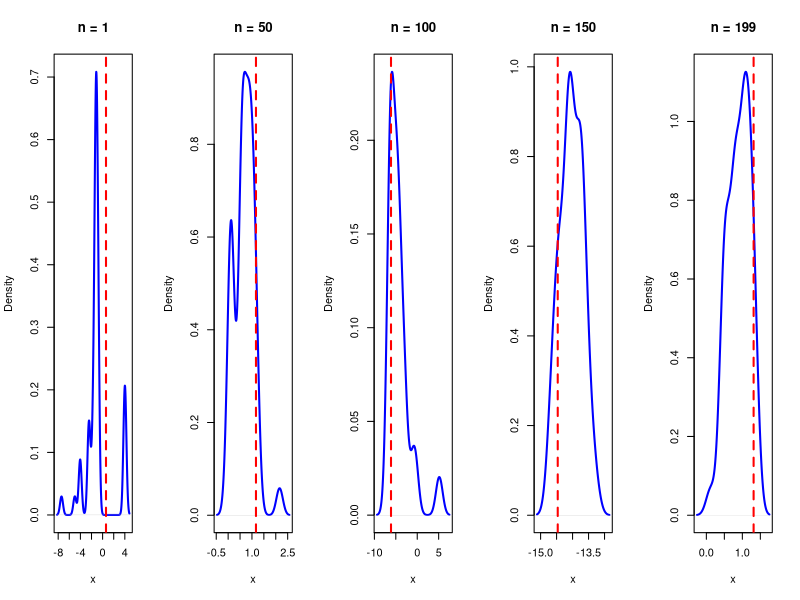
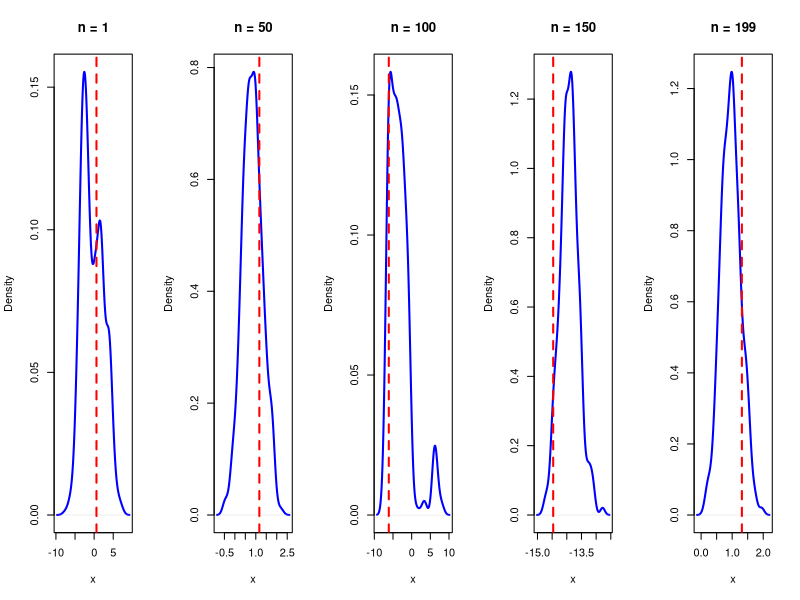
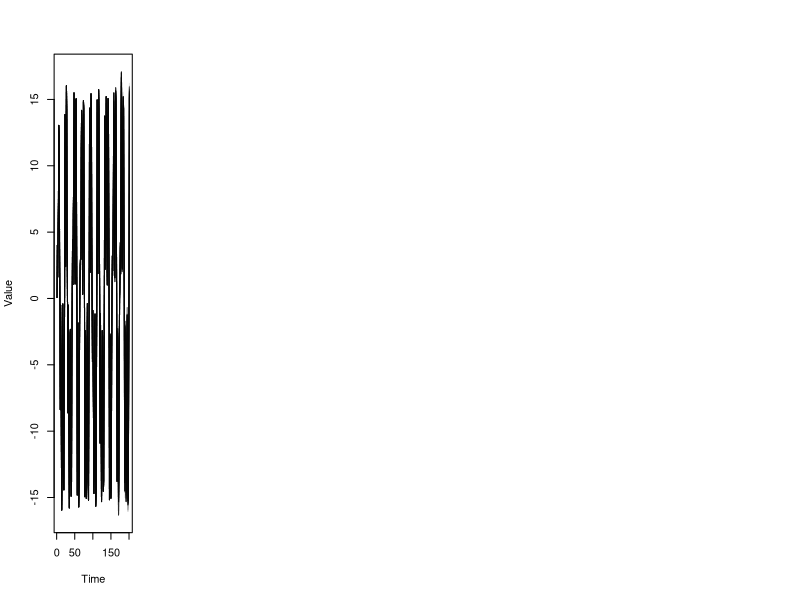
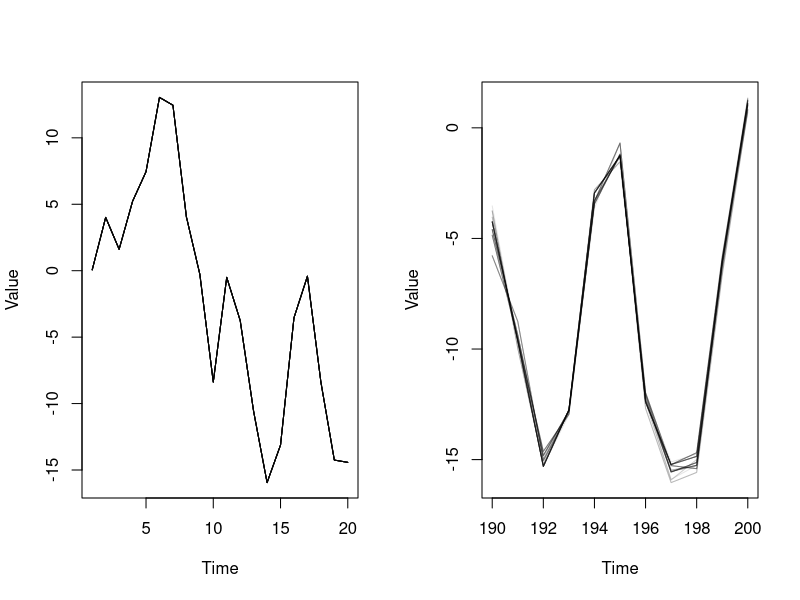
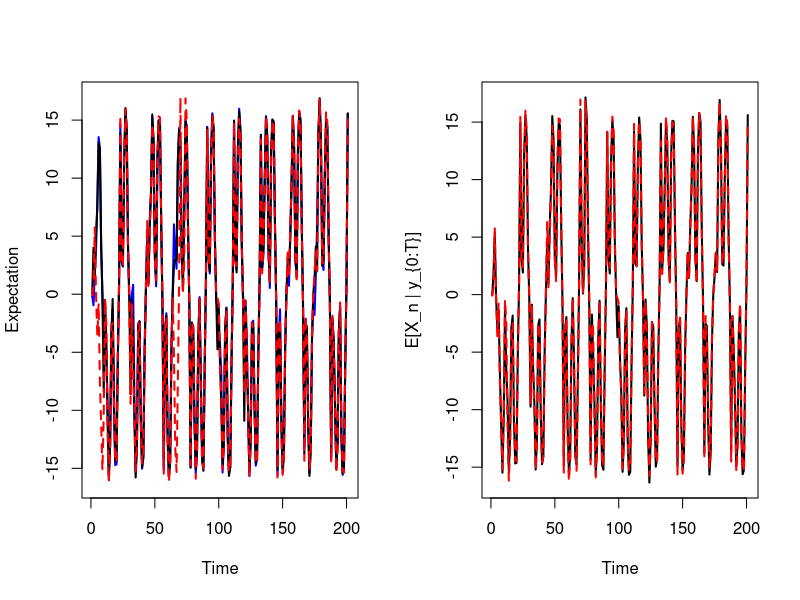
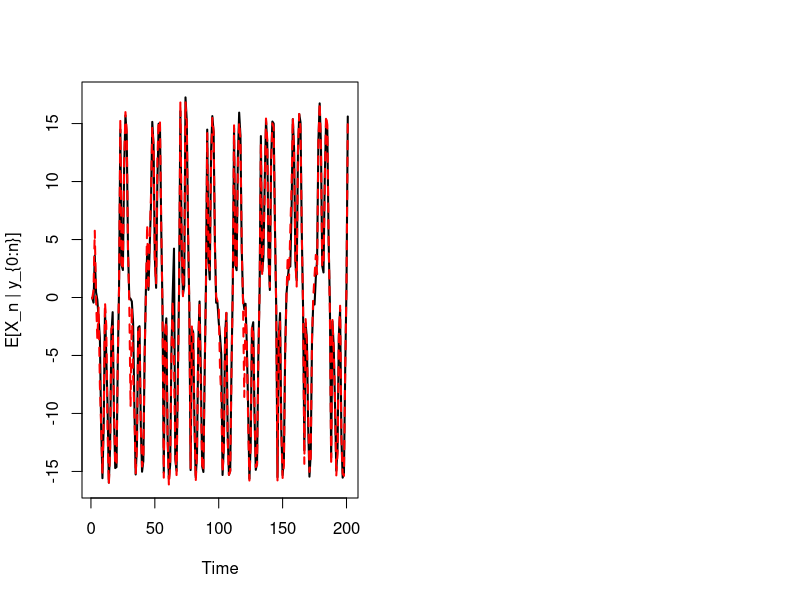

Reproduce these figures in R, in order.
## ---- chunk 1
knitr::opts_chunk$set(
  collapse = TRUE,
  comment = "#>"
)
include_solutions <- TRUE
## ---- chunk 2
set.seed(8)
require(rmarkdown)
require(knitr)
require(kableExtra)
# Put any library imports and other preamble here.
## ---- chunk 3
#| echo: False
#Simulating the dataset
x <- rep(0,201)
y <- rep(0,201)
x[1] <- rnorm(1)
y[1] <- (x[1]^2)/20 + rnorm(1)

for (i in 2:201){
  x[i] <- 0.5*x[i-1] + (25*x[i-1])/(1+(x[i-1])^2) + 8*cos(1.2*(i-1))+rnorm(1, mean=0, sd=sqrt(0.1))
  y[i] <- (x[i]^2)/20 + rnorm(1)
}
## ---- chunk 4
#| echo: False
#A single forward run of a SIR particle filter

#creates a matrix with N rows and n columns 
#each column will have the Xi sampled at time i 
#weights will all be assumed to be 1/N, as the samples will be in-
#-the matrix only after resampling

psi0 <- function(x, n){
  return (0.5*x + (25*x)/(1+x^2) + 8*cos(1.2*n))
}

proposal <- function(x, y, n){
  psi <- psi0(x, n)
  Sn <- (10 + (psi^2)/100)^(-1)
  mn <- Sn * (10*psi + (psi/10) * (y + (psi^2)/20 ))
  return(list(mn = mn, Sn = Sn))
}

SIR <- function(N){
  samples <- matrix(rep(0,201*N), nrow=N, ncol=201)
  ancestors <- matrix(0, nrow=N, ncol=201)
  
  ## Sampling first samples
  
  samples0 <- rep(0,N)
  weights0 <- rep(0,N)
  
  for (i in 1:N){
    samples0[i] <- rnorm(1, mean=0, sd=1)
    #compute unnormalised weights- target over proposal
    #in bootstrap case this is just g
    weights0[i] <- dnorm(y[1], mean=(samples0[i]^2)/20, sd=1)
  }
  
  # normalise weights
  weights0 <- weights0/sum(weights0)
  
  #Resample (Multinomial Resampling)

  resamples <- sample(1:N, size = N, replace = TRUE, prob = weights0)
  ancestors[,1] <- resamples
  resamples0 <- rep(0,N)
  
  
  for (i in 1:N){
    resamples0[i] <- samples0[resamples[i]]
  }
  
  #update matrix
  samples[,1] <- resamples0
  
  ## Sampling remaining 199*N samples
  for (k in 2:201){
    samplesk <- rep(0,N)
    weightsk <- rep(0,N)
    
    
    for (i in 1:N){
      Xkprev <- samples[,k-1][i]
      prop <- proposal(x=Xkprev, y=y[k], n=k-1)
      samplesk[i] <- rnorm(1, mean=prop$mn, sd=sqrt(prop$Sn))
      
      fx <- psi0(Xkprev, k-1)
      transition <- dnorm(samplesk[i], mean=fx, sd=sqrt(0.1))
      likelihood <- dnorm(y[k], mean=(samplesk[i]^2)/20, sd=1)
      proposal_density <- dnorm(samplesk[i], mean=prop$mn, sd=sqrt(prop$Sn))
      
      
      
      
      log_w <- log(transition) + log(likelihood) - log(proposal_density)
      weightsk[i] <- exp(log_w)
    }
    #normalise weights
    weightsk <- weightsk/sum(weightsk)
    
    #Multinomial Resampling
    resamples <- sample(1:N, size=N, replace=TRUE, prob=weightsk)
    ancestors[,k] <- resamples
    resamplesk <- rep(0,N)
    
    for (i in 1:N){
      resamplesk[i] <- samplesk[resamples[i]]
    }
    
    #update matrix
    samples[,k] <- resamplesk
  }
  return(list(samples = samples, ancestors = ancestors))
}

SIR50 <- SIR(50)
sir50 <- SIR50$samples

SIR500 <- SIR(500)
sir500 <- SIR500$samples
## ---- chunk 5
#| echo: False
#| label: fig-1
#| fig-cap: "N=50 SIR particle filter approximations"
#| fig-width: 12
#| fig-height: 4

times = c(2,51,101,151,200)
par(mfrow = c(1, length(times)))

for (n in times) {
  d <- density(sir50[, n])
  plot(d, lwd = 2, col = "blue",
       main = paste("n =", n-1),
       xlab = "x", ylab = "Density")
  abline(v = x[n], col = "red", lwd = 2, lty = 2)
}

## ---- chunk 6
#| echo: False
#| label: fig-2
#| fig-cap: "N=500 SIR particle filter approximations"
#| fig-width: 12
#| fig-height: 4

times = c(2,51,101,151,200)
par(mfrow = c(1, length(times)))

for (n in times) {
  d <- density(sir500[, n])
  plot(d, lwd = 2, col = "blue",
       main = paste("n =", n-1),
       xlab = "x", ylab = "Density")
  abline(v = x[n], col = "red", lwd = 2, lty = 2)
}

## ---- chunk 7
#| echo: False
#| label: fig-3
#| fig-cap: "Path Degeneracy Plots"
#| fig-width: 10
#| fig-height: 4

path_generator <- function(anc, samples){
  paths <- matrix(0, nrow=length(samples[,1]), ncol=201)
  paths[,201] <- samples[,201]
  indices <- 1:length(samples[,1])
  idx <- 201
  while (idx > 1) {
    indices <- anc[indices, idx]
    paths[, idx-1] <- samples[indices, idx-1]
    idx <- idx - 1
  }
  return(paths)
}


paths50 <- path_generator(SIR50$ancestors, SIR50$samples)
matplot(t(paths50), type = "l", lty = 1, col = rgb(0, 0, 0, 0.1),
        xlab = "Time", ylab = "Value")
## ---- chunk 8
#| echo: False
#| label: fig-4
#| fig-cap: "Visualising the start and end of the paths"
#| fig-width: 12
#| fig-height: 4
par(mfrow=c(1,2))

matplot(t(paths50[,0:20]), type = "l", lty = 1, col = rgb(0, 0, 0, 0.1),
        xlab = "Time", ylab = "Value")
matplot(190:200, t(paths50[,190:200]), type = "l", lty = 1,
        col = rgb(0, 0, 0, 0.1),
        xlab = "Time", ylab = "Value")
## ---- chunk 9
#| echo: False
#| output: False

length(unique(paths50[,201]))
length(unique(paths50[,200]))
length(unique(paths50[,170]))
length(unique(paths50[,160]))
length(unique(paths50[,154]))
length(unique(paths50[,100]))
length(unique(paths50[,20]))
length(unique(paths50[,1]))

## ---- chunk 10
#| echo: False
#| fig-cap: "Filter vs Smoothing Estimates"
#| fig-width: 12
#| fig-height: 4

EX_smooth <- colMeans(paths50)
EX_filter <- colMeans(SIR50$samples)

plot(1:201, EX_filter, type="l", lwd=2,
     xlab="Time", ylab="Expectation",
     ylim = range(c(EX_filter, EX_smooth, x)),
     col="blue")

lines(1:201, EX_smooth, col="black", lwd=2)
lines(1:201, x, col="red", lty=2, lwd=2)

## ---- chunk 11
#| echo: False
#| fig-cap: "n=500 Smoothing Estimates"
#| fig-width: 12
#| fig-height: 4

paths500 <- path_generator(SIR500$ancestors, SIR500$samples)


EX_smooth <- colMeans(paths500)
plot(1:201, EX_smooth, type="l", lwd=2,
     xlab="Time", ylab="E[X_n | y_{0:T}]")

lines(1:201, x, col="red", lty=2, lwd=2)

## ---- chunk 12
#| echo: False
#| fig-cap: "n=50 Filter Estimates"
#| fig-width: 12
#| fig-height: 4

EX_filter <- colMeans(SIR500$samples)
plot(1:201, EX_filter, type="l", lwd=2,
     xlab="Time", ylab="E[X_n | y_{0:n}]")

lines(1:201, x, col="red", lty=2, lwd=2)
